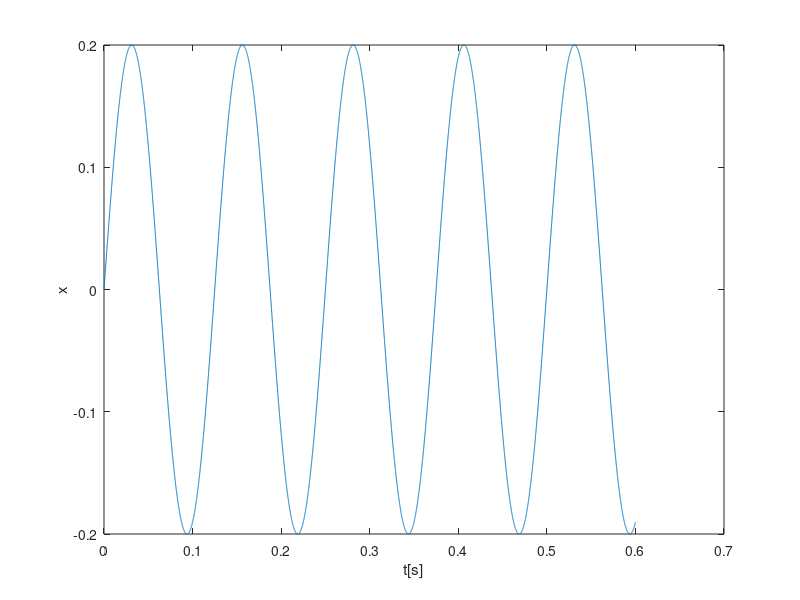
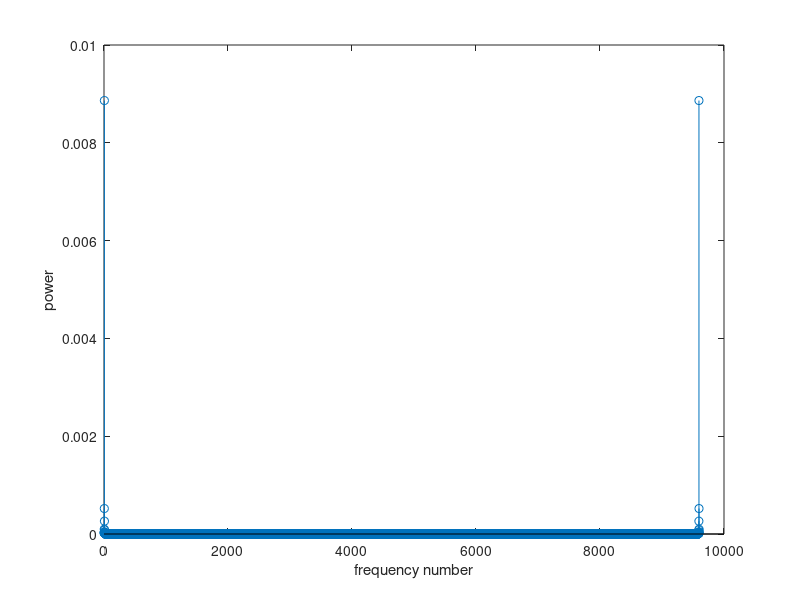
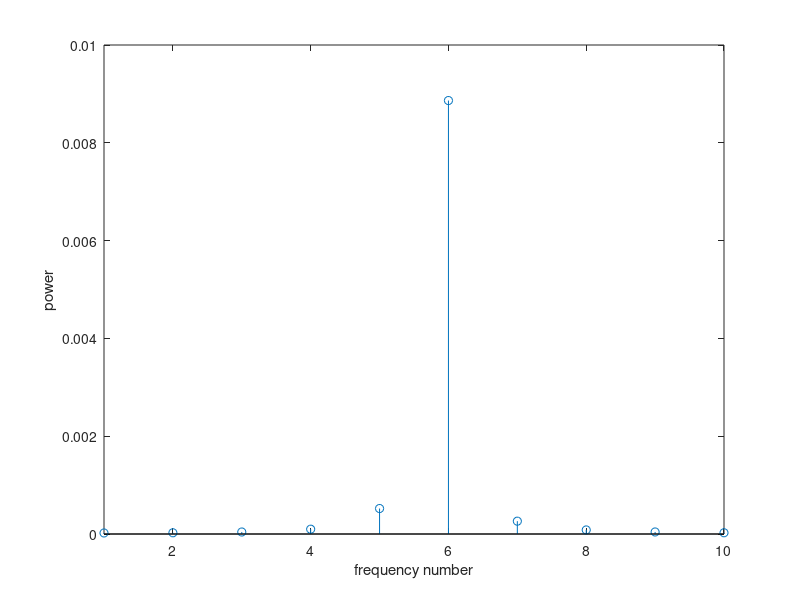

Reproduce these figures in MATLAB, in order.
signal_length_sec = 0.6;
sampling_rate = 16000;
A = 0.2;
f = 8;     

signal_length_pt = signal_length_sec * sampling_rate;
t =  ((1:signal_length_pt) - 1) / sampling_rate;
x = A * sin(2 * pi * f * t)';

% sound(x, sampling_rate);

plot(t, x);
xlabel('t[s]');
ylabel('x');
saveas(gcf,'../out/2-1-1.png');

X = fft(x) / length(x);
XPow = abs(X) .^ 2;
stem(XPow, 'o-');
ylabel('power');
xlabel('frequency number');
saveas(gcf,'../out/2-1-2.png');
xlim([1 10])
saveas(gcf,'../out/2-1-3.png');

